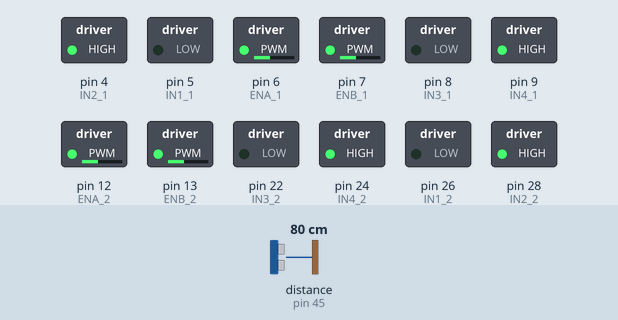
This sketch was run on a simulated Arduino Mega 2560, built with avr-gcc and run on an emulated ATmega2560. Parts: switched loads named in the sketch (green lamp = pin HIGH). Wiring (inferred from the names in the program): ultrasonic range finder: trigger pin 44; echo pin 45. The inputs (shaded band) are chosen by the test bench; at power-on: distance to the obstacle (sensor on pin 45) 80 cm. The echo pulse lasts 58.3 µs per cm; the ROS host is connected and sends only what is stated; pins used as bus, display or sensor lines are not drawn.

Above: at 1.2 s.
1.3 s: distance to the obstacle (sensor on pin 45) set to 58 cm
2.8 s: distance to the obstacle (sensor on pin 45) set to 52 cm
At 4.0 s:
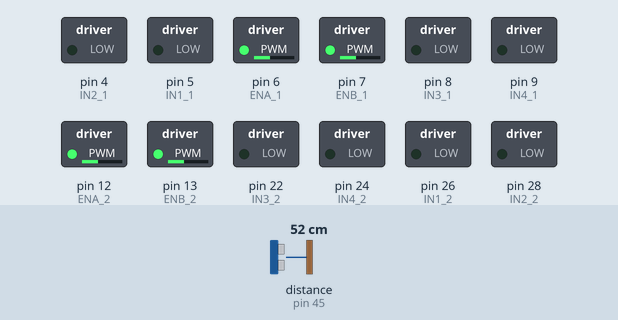
Timing chart, 0 to 5.8 s (numbered marks = the images above; inputs shaded):
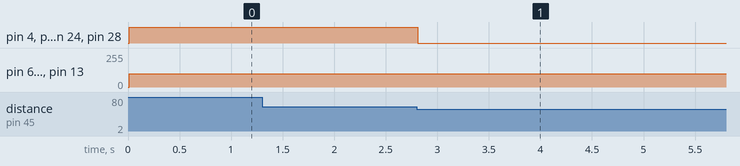

The sketch:

robot_base_node_experimental.ino
```cpp
#include <ros.h>
#include <std_msgs/String.h>
#include <std_msgs/Float32.h>

ros::NodeHandle nh;

// first motor driver
const int IN1_1 = 5;
const int IN2_1 = 4;
const int ENA_1 = 6;

const int IN3_1 = 8;
const int IN4_1 = 9;
const int ENB_1 = 7;

// second motor driver
const int IN1_2 = 26;
const int IN2_2 = 28;
const int ENA_2 = 12;

const int IN3_2 = 22;
const int IN4_2 = 24;
const int ENB_2 = 13;

const int trigPin = 44;
const int echoPin = 45;

int flag = 0;

std_msgs::Float32 distance_msg;
ros::Publisher pub_distance("/ultrasonic_distance", &distance_msg);

float getDistance()
{
    digitalWrite(trigPin, LOW);
    delayMicroseconds(2);
    digitalWrite(trigPin, HIGH);
    delayMicroseconds(10);
    digitalWrite(trigPin, LOW);
    long duration = pulseIn(echoPin, HIGH);
    return duration * 0.034 / 2;
}

void adjust_distance(float target_distance)
{
    while (abs(getDistance() - target_distance) > 2)
    {
        // Allow 2 cm tolerance
        if (getDistance() > target_distance)
        {
            All_Motors_Backward(100);
        }
        else
        {
            All_Motors_Forward(100);
        }
    }
    All_Motors_Brake();
}

void Motor_Forward(int inPin1, int inPin2, int enPin, int Speed)
{
    digitalWrite(inPin1, HIGH);
    digitalWrite(inPin2, LOW);
    analogWrite(enPin, Speed);
}

void Motor_Backward(int inPin1, int inPin2, int enPin, int Speed)
{
    digitalWrite(inPin1, LOW);
    digitalWrite(inPin2, HIGH);
    analogWrite(enPin, Speed);
}

void Motor_Brake(int inPin1, int inPin2)
{
    digitalWrite(inPin1, LOW);
    digitalWrite(inPin2, LOW);
}

void All_Motors_Forward(int Speed)
{
    Motor_Forward(IN1_1, IN2_1, ENA_1, Speed);
    Motor_Forward(IN3_1, IN4_1, ENB_1, Speed);
    Motor_Forward(IN1_2, IN2_2, ENA_2, Speed);
    Motor_Forward(IN3_2, IN4_2, ENB_2, Speed);
}

void All_Motors_Backward(int Speed)
{
    Motor_Backward(IN1_1, IN2_1, ENA_1, Speed);
    Motor_Backward(IN3_1, IN4_1, ENB_1, Speed);
    Motor_Backward(IN1_2, IN2_2, ENA_2, Speed);
    Motor_Backward(IN3_2, IN4_2, ENB_2, Speed);
}

void All_Motors_Brake()
{
    Motor_Brake(IN1_1, IN2_1);
    Motor_Brake(IN3_1, IN4_1);
    Motor_Brake(IN1_2, IN2_2);
    Motor_Brake(IN3_2, IN4_2);
}

void Strafe_Right(int Speed)
{
    Motor_Backward(IN1_1, IN2_1, ENA_1, Speed); // Rear Right Backward
    Motor_Forward(IN3_1, IN4_1, ENB_1, Speed);  // Rear Left Forward
    Motor_Backward(IN3_2, IN4_2, ENB_2, Speed); // Front Left Backward
    Motor_Forward(IN1_2, IN2_2, ENA_2, Speed);  // Front Right Forward
}

void Strafe_Left(int Speed)
{
    Motor_Forward(IN1_1, IN2_1, ENA_1, Speed);  // Rear Right Backward
    Motor_Backward(IN3_1, IN4_1, ENB_1, Speed); // Rear Left Backward
    Motor_Forward(IN3_2, IN4_2, ENB_2, Speed);  // Front Left Backward
    Motor_Backward(IN1_2, IN2_2, ENA_2, Speed); // Front Right Backward
}
void commandCallback(const std_msgs::String &cmd_msg)
{
    String command = cmd_msg.data;
    nh.loginfo(cmd_msg.data);
    if (command.startsWith("set_distance:"))
    {
        // Parse the distance value after "set_distance:"
        String target_distance = command.substring(13);
        float dist = target_distance.toFloat();
        adjust_distance(dist);
    }
    else if (command.startsWith("strafe_left:"))
    {
        String durationStr = command.substring(12);
        float duration = durationStr.toFloat() * 1000;
        nh.loginfo(("Strafing left: " + durationStr).c_str());
        Strafe_Left(40);
        delay(duration);
        All_Motors_Brake();
    }
    else if (command.startsWith("strafe_right:"))
    {
        String durationStr = command.substring(13);
        float duration = durationStr.toFloat() * 1000;
        nh.loginfo(("Strafing right: " + durationStr).c_str());
        Strafe_Right(50);
        delay(duration);
        All_Motors_Brake();
    }
}

// Subscribe to the command topic
ros::Subscriber<std_msgs::String> sub("/base_motor_commands", &commandCallback);

void setup()
{
    pinMode(IN1_1, OUTPUT);
    pinMode(IN2_1, OUTPUT);
    pinMode(ENA_1, OUTPUT);

    pinMode(IN3_1, OUTPUT);
    pinMode(IN4_1, OUTPUT);
    pinMode(ENB_1, OUTPUT);

    pinMode(IN1_2, OUTPUT);
    pinMode(IN2_2, OUTPUT);
    pinMode(ENA_2, OUTPUT);

    pinMode(IN3_2, OUTPUT);
    pinMode(IN4_2, OUTPUT);
    pinMode(ENB_2, OUTPUT);
    pinMode(trigPin, OUTPUT);
    pinMode(echoPin, INPUT);

    nh.initNode();
    nh.advertise(pub_distance);
    nh.subscribe(sub);
}

void loop()
{
    if (!flag)
    {
        adjust_distance(50);
        flag = 1;
    }
    float distance = getDistance();
    distance_msg.data = distance;
    pub_distance.publish(&distance_msg);

    nh.spinOnce();
    delay(200);
}
```

Measured:
- the behaviour switches between 53 and 52 cm on distance to the obstacle (sensor on pin 45) (found by bisection; images 0 and 1)
- after the input at 1.3 s, every drawn part: stays the same
- after the input at 2.8 s, pin 4 (IN2_1), pin 9 (IN4_1), pin 24 (IN4_2), pin 28 (IN2_2): HIGH → LOW at once
